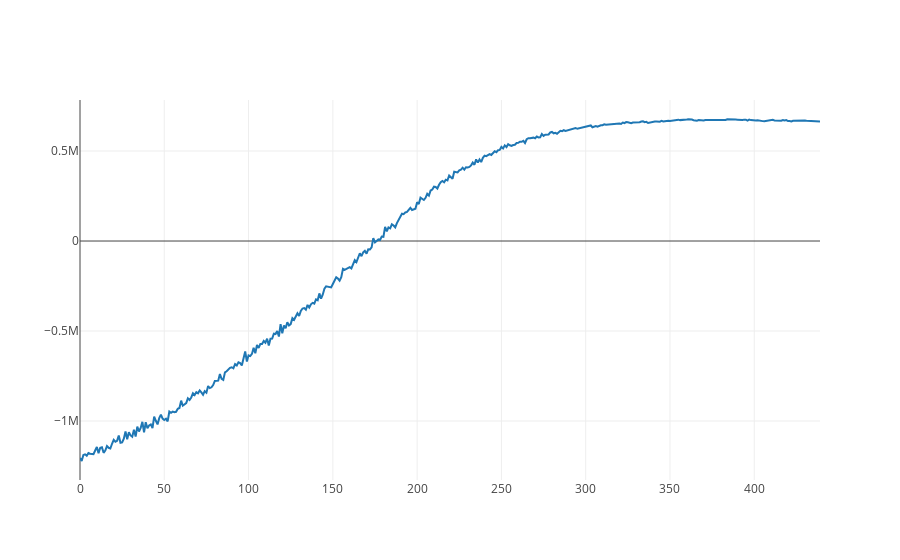

The notebook cell this image was saved under:
### Markdown cell above
For SVI, we can look at the values of the variational objective, likelihood, and KL terms as a function of iteration.

### Code cell
iplot([go.Scatter(x = np.array(range(len(inf_svi.elbos))), y = inf_svi.elbos)])

### Figure 1 — Plotly figure (JSON) as saved in the notebook; plotly's stock layout.template omitted (floating-point values rounded to 4 significant figures; data arrays with more than 128 entries replaced by an {"elided": "..."} marker saying what was removed)
{"data": [{"type": "scatter", "x": {"elided": "440 int values"}, "y": {"elided": "440 float values"}}], "layout": {}}
